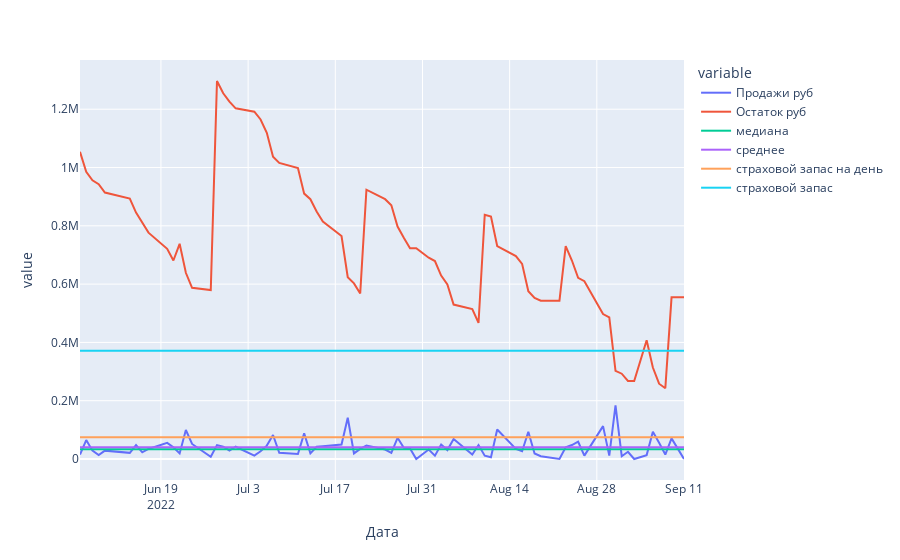
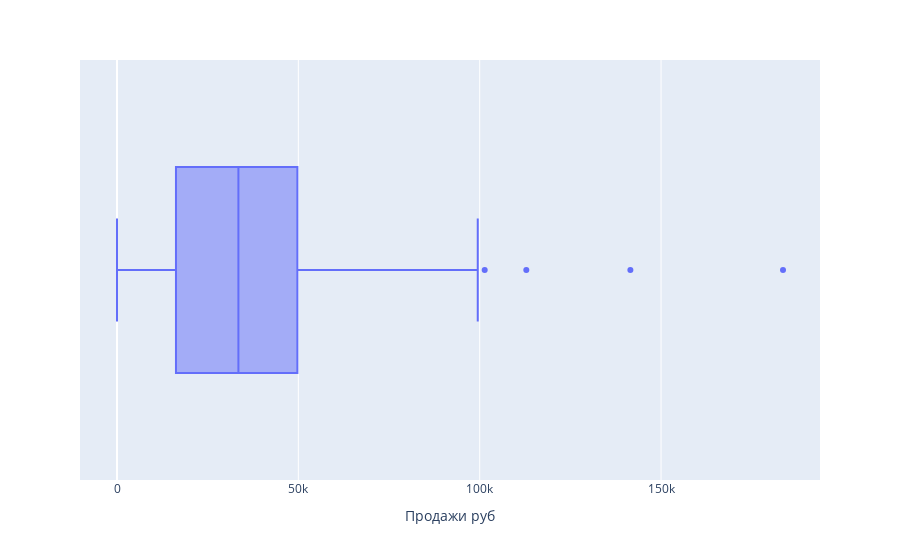

Source (notebook cell) for these figures, in order:
### Code cell
df = myst_data[myst_data['Артикул'] == 120100]
df_sales = df.groupby(
                                by=['Дата'],
                                as_index=False
                                )['Продажи руб'].sum()
df_stock = df.groupby(
                                by=['Дата'],
                                as_index=False
                                )['Остаток руб'].mean()

df = pd.merge(left = df_stock, right= df_sales, on = 'Дата', how = 'outer')
df = df.fillna({'Продажи руб':0, 'Остаток руб':0})

df['медиана'] = df['Продажи руб'].median()
df['среднее'] = df['Продажи руб'].mean()
df['std'] = df['Продажи руб'].std()
df['страховой запас на день'] = df['Продажи руб'].mean() * ( 1+ df['std']/df['Продажи руб'].mean())
df['страховой запас'] = df['страховой запас на день']*5
display(df.head())
fig = px.line(df, x="Дата", y=['Продажи руб','Остаток руб', 'медиана','среднее','страховой запас на день','страховой запас'] ) 
fig.show()

fig = px.box(df, x='Продажи руб')
fig.show()
